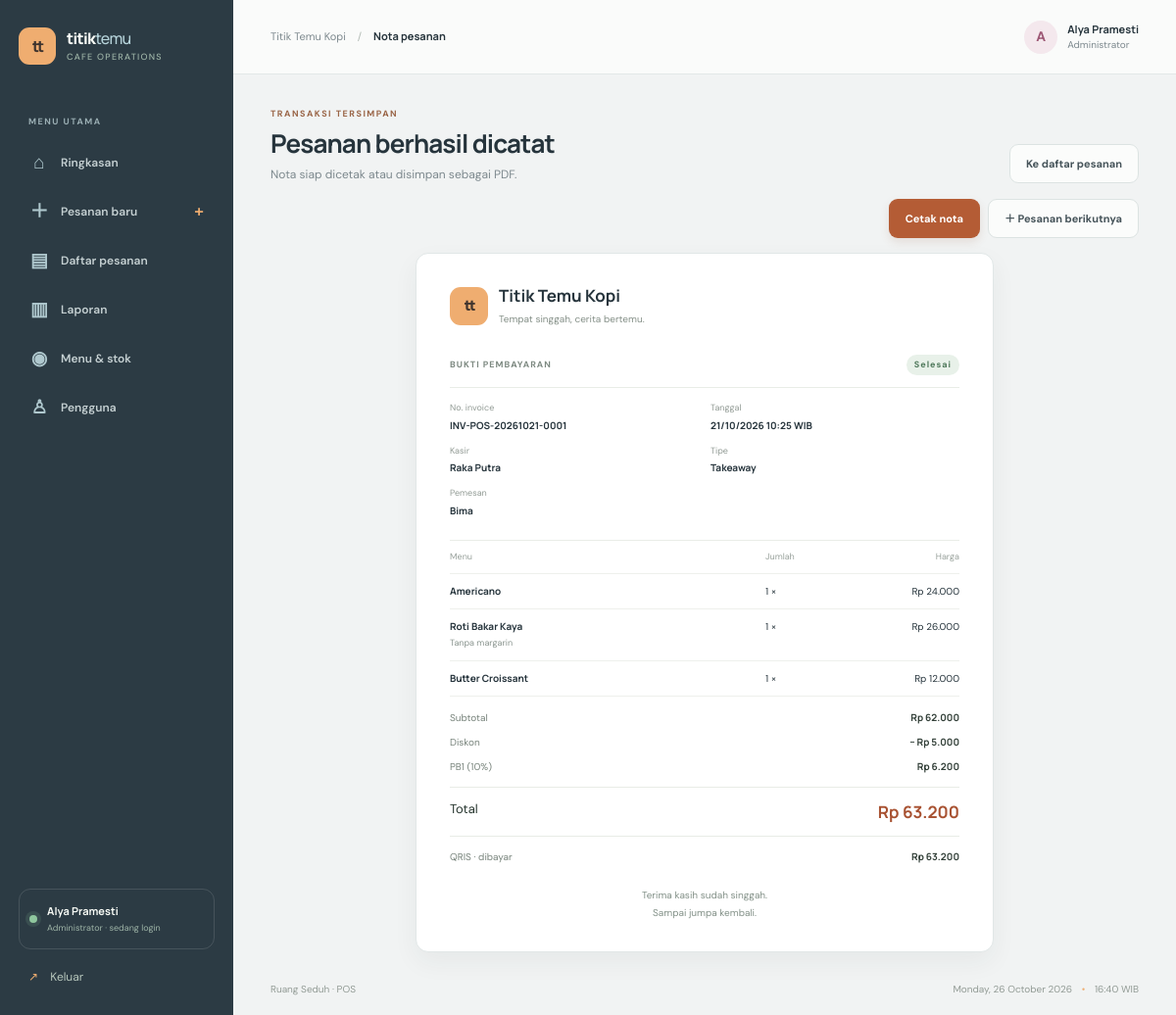
Page /index.php?page=receipt&id=2 (signed in) on the committed database.
### tables this page shows
CREATE TABLE orders (
 id BIGINT UNSIGNED AUTO_INCREMENT PRIMARY KEY,
 invoice_number VARCHAR(40) NOT NULL UNIQUE,
 user_id BIGINT UNSIGNED NOT NULL,
 order_type ENUM('Dine-In','Takeaway') NOT NULL,
 table_number VARCHAR(20) NULL,
 customer_name VARCHAR(100) NULL,
 subtotal INT UNSIGNED NOT NULL,
 tax_amount INT UNSIGNED NOT NULL DEFAULT 0,
 discount_amount INT UNSIGNED NOT NULL DEFAULT 0,
 grand_total INT UNSIGNED NOT NULL,
 payment_method ENUM('Tunai','QRIS','Transfer Bank','Kartu Debit') NOT NULL,
 amount_paid INT UNSIGNED NOT NULL,
 change_amount INT UNSIGNED NOT NULL DEFAULT 0,
 status ENUM('Diproses','Selesai','Dibatalkan') NOT NULL DEFAULT 'Diproses',
 created_at TIMESTAMP NOT NULL DEFAULT CURRENT_TIMESTAMP,
 CONSTRAINT fk_orders_user FOREIGN KEY(user_id) REFERENCES users(id),
 INDEX idx_orders_created_status(created_at,status),
 INDEX idx_orders_user(user_id)
);

CREATE TABLE users (
 id BIGINT UNSIGNED AUTO_INCREMENT PRIMARY KEY,
 username VARCHAR(40) NOT NULL UNIQUE,
 email VARCHAR(160) NOT NULL UNIQUE,
 password_hash VARCHAR(255) NOT NULL,
 full_name VARCHAR(100) NOT NULL,
 role ENUM('admin','kasir') NOT NULL DEFAULT 'kasir',
 status TINYINT(1) NOT NULL DEFAULT 1,
 created_at TIMESTAMP NOT NULL DEFAULT CURRENT_TIMESTAMP
);

CREATE TABLE order_details (
 id BIGINT UNSIGNED AUTO_INCREMENT PRIMARY KEY,
 order_id BIGINT UNSIGNED NOT NULL,
 product_id BIGINT UNSIGNED NULL,
 product_name VARCHAR(100) NOT NULL,
 unit_price INT UNSIGNED NOT NULL,
 unit_cost INT UNSIGNED NOT NULL DEFAULT 0,
 quantity SMALLINT UNSIGNED NOT NULL,
 line_subtotal INT UNSIGNED NOT NULL,
 special_note VARCHAR(160) NULL,
 CONSTRAINT fk_details_order FOREIGN KEY(order_id) REFERENCES orders(id) ON DELETE CASCADE,
 CONSTRAINT fk_details_product FOREIGN KEY(product_id) REFERENCES products(id) ON DELETE SET NULL,
 INDEX idx_details_product(product_id)
);

### config.php (called while the page is built, shortened)
<?php
function db(): PDO {
    static $pdo;
    if (!$pdo) $pdo = new PDO('mysql:host='.DB_HOST.';dbname='.DB_NAME.';charset=utf8mb4', DB_USER, DB_PASS, [PDO::ATTR_ERRMODE=>PDO::ERRMODE_EXCEPTION,PDO::ATTR_DEFAULT_FETCH_MODE=>PDO::FETCH_ASSOC,PDO::ATTR_EMULATE_PREPARES=>false]);
    return $pdo;
}
function e(mixed $v): string { return htmlspecialchars((string)$v, ENT_QUOTES|ENT_SUBSTITUTE, 'UTF-8'); }
function rupiah(int|float|string $n): string { return 'Rp '.number_format((float)$n,0,',','.'); }

### views/receipt.php (the view)
<?php $id=filter_var($_GET['id']??null,FILTER_VALIDATE_INT);$sql='SELECT o.*,u.full_name cashier FROM orders o JOIN users u ON u.id=o.user_id WHERE o.id=?';$args=[$id];if(!is_admin()){$sql.=' AND o.user_id=?';$args[]=current_user()['id'];}$q=db()->prepare($sql);$q->execute($args);$order=$q->fetch();if(!$order){http_response_code(404);?><div class="empty-state"><strong>Nota tidak ditemukan</strong><p>Pesanan ini tidak tersedia untuk akun Anda.</p><a href="index.php?page=orders">Kembali ke daftar pesanan</a></div><?php }else{$q=db()->prepare('SELECT * FROM order_details WHERE order_id=?');$q->execute([$id]);$lines=$q->fetchAll();?>
<div class="page-heading no-print"><div><p class="eyebrow">TRANSAKSI TERSIMPAN</p><h1>Pesanan berhasil dicatat</h1><p class="subheading">Nota siap dicetak atau disimpan sebagai PDF.</p></div><a class="button quiet" href="index.php?page=orders">Ke daftar pesanan</a></div><div class="receipt-actions no-print"><button class="button primary" onclick="window.print()">Cetak nota</button><a class="button quiet" href="index.php?page=new-order">＋ Pesanan berikutnya</a></div><article class="receipt"><div class="receipt-brand"><div class="brand-mark">tt</div><div><h2>Titik Temu Kopi</h2><p>Tempat singgah, cerita bertemu.</p></div></div><div class="receipt-title"><span>BUKTI PEMBAYARAN</span><span class="status <?= $order['status']==='Selesai'?'done':($order['status']==='Dibatalkan'?'cancelled':'pending') ?>"><?= e($order['status']) ?></span></div><div class="receipt-meta"><div><span>No. invoice</span><strong><?= e($order['invoice_number']) ?></strong></div><div><span>Tanggal</span><strong><?= date('d/m/Y H:i',strtotime($order['created_at'])) ?> WIB</strong></div><div><span>Kasir</span><strong><?= e($order['cashier']) ?></strong></div><div><span>Tipe</span><strong><?= e($order['order_type']) ?><?= $order['table_number']?' · Meja '.$order['table_number']:'' ?></strong></div><?php if($order['customer_name']):?><div><span>Pemesan</span><strong><?= e($order['customer_name']) ?></strong></div><?php endif;?></div><div class="receipt-lines"><div class="receipt-line receipt-line-head"><span>Menu</span><span>Jumlah</span><span>Harga</span></div><?php foreach($lines as $line):?><div class="receipt-line"><span><strong><?= e($line['product_name']) ?></strong><?php if($line['special_note']):?><small><?= e($line['special_note']) ?></small><?php endif;?></span><span><?= (int)$line['quantity'] ?> ×</span><span><?= rupiah($line['line_subtotal']) ?></span></div><?php endforeach;?></div><div class="receipt-totals"><div><span>Subtotal</span><strong><?= rupiah($order['subtotal']) ?></strong></div><div><span>Diskon</span><strong>− <?= rupiah($order['discount_amount']) ?></strong></div><div><span>PB1 (10%)</span><strong><?= rupiah($order['tax_amount']) ?></strong></div><div class="receipt-grand"><span>Total</span><strong><?= rupiah($order['grand_total']) ?></strong></div><div><span><?= e($order['payment_method']) ?> · dibayar</span><strong><?= rupiah($order['amount_paid']) ?></strong></div><?php if($order['payment_method']==='Tunai'):?><div><span>Kembalian</span><strong><?= rupiah($order['change_amount']) ?></strong></div><?php endif;?></div><p class="receipt-thanks">Terima kasih sudah singgah.<br>Sampai jumpa kembali.</p></article><?php }?>

### rows in the picture
orders: status "Selesai", invoice_number "INV-POS-20261021-0001", created_at "21/10/2026 10:25", user.full_name "Raka Putra", order_type "Takeaway", customer_name "Bima", subtotal "Rp 62.000", discount_amount "Rp 5.000", tax_amount "Rp 6.200", grand_total "Rp 63.200", payment_method "QRIS", amount_paid "Rp 63.200"
order_details: product_name "Americano", quantity "1", line_subtotal "Rp 24.000"
order_details: product_name "Roti Bakar Kaya", special_note "Tanpa margarin", quantity "1", line_subtotal "Rp 26.000"
order_details: product_name "Butter Croissant", quantity "1", line_subtotal "Rp 12.000"

### other values in the picture
$icon "⌂"
$label "Ringkasan"
$icon "＋"
$label "Pesanan baru"
$icon "▤"
$label "Daftar pesanan"
$icon "▥"
$label "Laporan"
$icon "◉"
$label "Menu & stok"
$icon "♙"
$label "Pengguna"
current_user()['name'] "Alya Pramesti"
$title "Nota pesanan"
mb_strtoupper(mb_substr(current_user()['name'],0,1)) "A"
